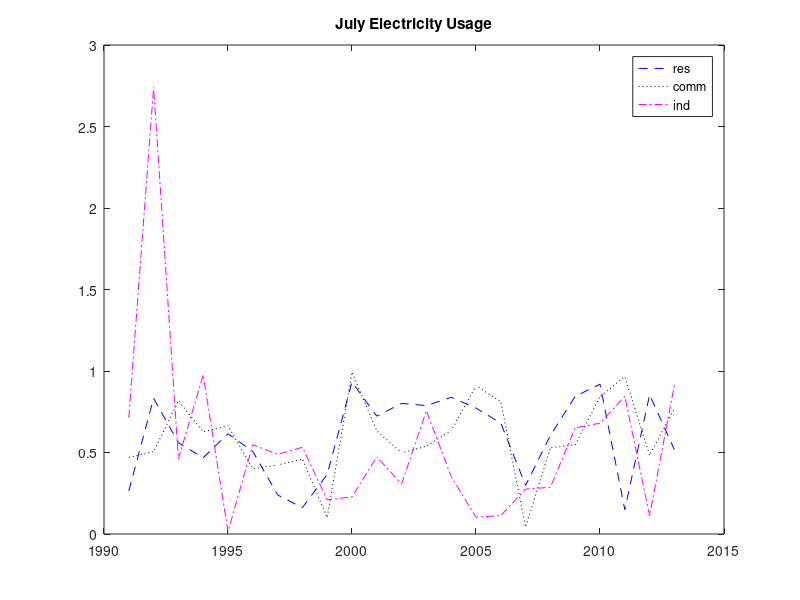

Source code (MATLAB):

% In this project, you will plot electricity usage for various economic 
% sectors - residential, commercial, and industrial. Which economic 
% sector's usage do you think will be the largest?
% Electricity Usage - electricity.mat contains variable usage having matrix
% of electricity consumption values

%Task 1
usage = rand(23, 3);
usage;

%Task 2
usage(2, 3) = 2.74;

%Task 3
res = usage(:, 1);

%Task 4

comm = usage(:, 2);
ind = usage(:, 3);

%Task 5

yrs = 1991:2013;

%Task 6
plot(yrs, res, "b--");
hold on;
plot(yrs, comm, "k:");
hold on;
plot(yrs, ind, "m-.");

%Task 7

title("July Electricity Usage");
legend("res", "comm", "ind");



%When looking at the figure, it is clear that the industrial sector's electricity usage is fairly consistent and does not seem to fluctuate as much as the residential and commercial sectors.
%The usage data represents the US electricity consumption for different years in the month of July. The usage data are in 109 kWh/day, and the price data is in US cents per kWh.

